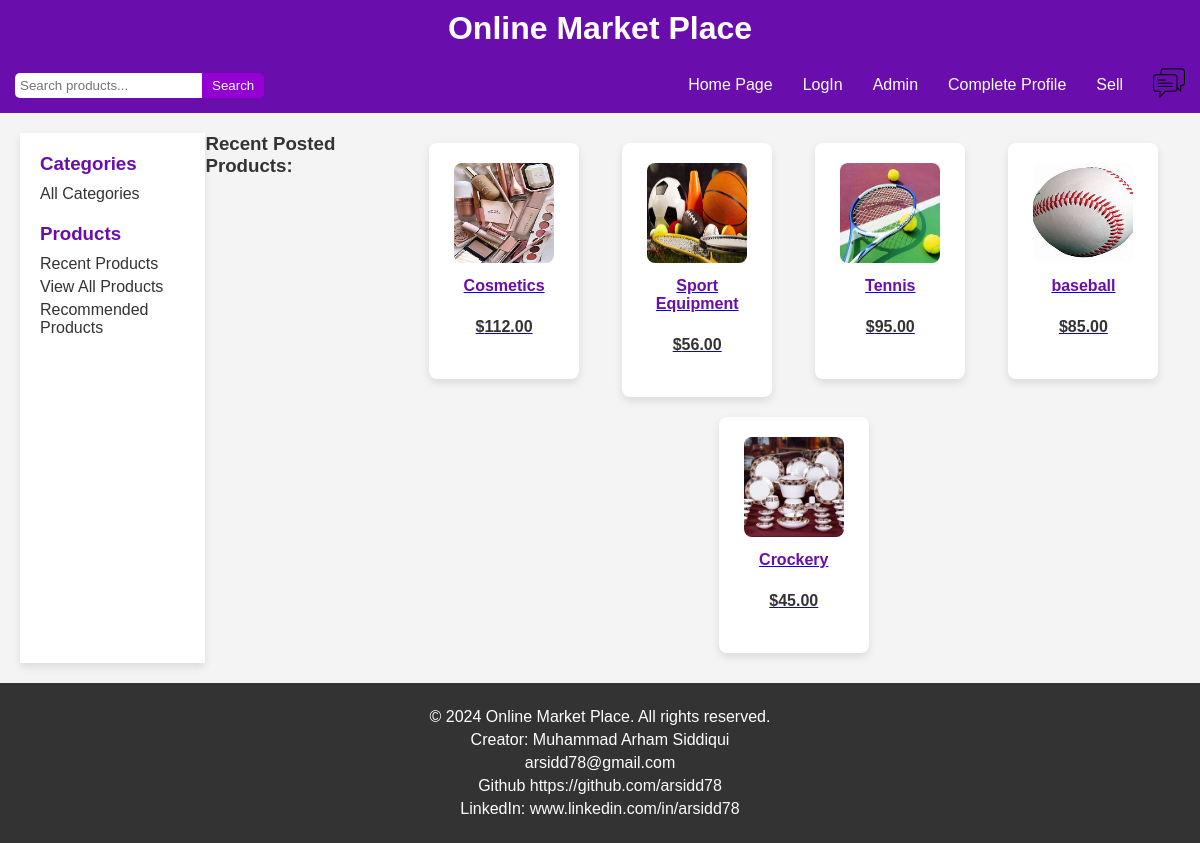
The page / on the database its author committed.
### product/models.py (models this page shows, shortened)
class Products(models.Model):
    name = models.ForeignKey(User,on_delete=models.CASCADE)
    product_name = models.CharField(max_length=200)
    product_description = models.TextField(max_length=500)
    product_price = models.DecimalField('Price',max_digits=7,decimal_places=2)
    product_discounted_price = models.DecimalField('Discounted Price',max_digits=7,decimal_places=2,null=True,blank=True)
    product_delivery_charge = models.IntegerField(default=0)
    product_tax_rate = models.DecimalField(decimal_places=3,max_digits=5, null= True, blank= True)
    product_specification = models.TextField(null= True, blank= True)
    product_posted_date = models.DateField( auto_now_add=True)
    product_images = models.ImageField(upload_to='products/')
    product_images2 = models.ImageField(null=True,blank=True,upload_to='products/')
    product_images3 = models.ImageField(null=True,blank=True,upload_to='products/')
    product_images4 = models.ImageField(null=True,blank=True,upload_to='products/')
    product_images5 = models.ImageField(null=True,blank=True,upload_to='products/')
    categories_choices = product_categories = {
    "ELECTRONICS": "Electronics",
    "CLOTHING & ACCESSORIES": "Clothing & Accessories",
    "HOME & KITCHEN": "Home & Kitchen",
    "BEAUTY & PERSONAL CARE": "Beauty & Personal Care",
    "HEALTH & FITNESS": "Health & Fitness",
    "TOYS & GAMES": "Toys & Games",
    "BOOKS & MEDIA": "Books & Media",
    "AUTOMOTIVE": "Automotive",
    "SPORTS & OUTDOORS": "Sports & Outdoors",
    "PET SUPPLIES": "Pet Supplies",
    "HOME APPLIANCES": "Home Appliances",
    "OFFICE SUPPLIES": "Office Supplies",
    "FURNITURE & DECOR": "Furniture & Decor",
    "JEWELRY & WATCHES": "Jewelry & Watches",
    "BABY & TODDLER": "Baby & Toddler",
    "FOOD & GROCERIES": "Food & Groceries",
    "ARTS & CRAFTS": "Arts & Crafts",
    "MUSICAL INSTRUMENTS": "Musical Instruments",
    "GARDEN & OUTDOOR LIVING": "Garden & Outdoor Living",
    "TRAVEL & LUGGAGE": "Travel & Luggage",
    "SMARTPHONE": "Smartphone",
    "LAPTOP": "Laptop",
    "CAMERA": "Camera",
    "TV": "TV",
    "HEADPHONE": "Headphone",
    "GADGET": "Gadget",
    "APPAREL": "Apparel",
    "BAG": "Bag",
    "JEWELRY": "Jewelry",
    "SUNGLASSES": "Sunglasses",
    "WATCH": "Watch",
    "HOME IMPROVEMENT": "Home Improvement",
    "DECOR": "Decor",
    "KITCHEN APPLIANCES": "Kitchen Appliances",
    "COOKWARE": "Cookware",
    "FURNITURE": "Furniture",
    "SKINCARE": "Skincare",
    "MAKEUP": "Makeup",
    "HAIRCARE": "Haircare",
    "GROOMING": "Grooming",
    "FRAGRANCES": "Fragrances",
    "EXERCISE EQUIPMENT": "Exercise Equipment",
    "NUTRITIONAL SUPPLEMENTS": "Nutritional Supplements",
    "FITNESS TRACKERS": "Fitness Trackers",
    "YOGA MATS": "Yoga Mats",
    "TOYS": "Toys",
    "BOARD GAMES": "Board Games",
    "PUZZLES": "Puzzles",
    "EDUCATIONAL TOYS": "Educational Toys",
    "OUTDOOR PLAY EQUIPMENT": "Outdoor Play Equipment",
    "BOOKS": "Books",
    "E-BOOKS": "E-books",
    "AUDIOBOOKS": "Audiobooks",
    "DVDS": "DVDs",
    "CDS": "CDs",
    "DIGITAL MEDIA": "Digital Media",
    "CAR PARTS": "Car Parts",
    "ACCESSORIES": "Accessories",
    "TOOLS": "Tools",
    "MAINTENANCE SUPPLIES": "Maintenance Supplies",
    "ELECTRONICS": "Electronics",
    "SPORTING EQUIPMENT": "Sporting Equipment",
    "CAMPING GEAR": "Camping Gear",
    "HIKING GEAR": "Hiking Gear",
    "OUTDOOR CLOTHING": "Outdoor Clothing",
    "FOOD": "Food",
    "TOYS": "Toys",
    "GROOMING PRODUCTS": "Grooming Products",
    "BEDS": "Beds",
    "CARRIERS": "Carriers",
    "LARGE APPLIANCES": "Large Appliances",
    "SMALL APPLIANCES": "Small Appliances",
    "STATIONERY": "Stationery",
    "DESK ORGANIZERS": "Desk Organizers",
    "PRINTERS": "Printers",
    "OFFICE FURNITURE": "Office Furniture",
    "TECHNOLOGY ACCESSORIES": "Technology Accessories",
    "SOFAS": "Sofas",
    "CHAIRS": "Chairs",
    "TABLES": "Tables",
    "LIGHTING FIXTURES": "Lighting Fixtures",
    "RUGS": "Rugs",
    "RINGS": "Rings",
    "NECKLACES": "Necklaces",
    "BRACELETS": "Bracelets",
    "EARRINGS": "Earrings",
    "WATCHES": "Watches",
    "CLOTHING": "Clothing",
    "DIAPERS": "Diapers",
    "FEEDING SUPPLIES": "Feeding Supplies",
    "STROLLERS": "Strollers",
    "TOYS": "Toys",
    "NON-PERISHABLE FOOD": "Non-perishable Food",
    "SNACKS": "Snacks",
    "BEVERAGES": "Beverages",
    "GOURMET FOODS": "Gourmet Foods",
    "SPICES": "Spices",
    "ART SUPPLIES": "Art Supplies",
    "CRAFTING MATERIALS": "Crafting Materials",
    "DIY KITS": "DIY Kits",
    "SEWING SUPPLIES": "Sewing Supplies",
    "GUITARS": "Guitars",
    "KEYBOARDS": "Keyboards",
    "DRUMS": "Drums",
    "VIOLINS": "Violins",
    "WIND INSTRUMENTS": "Wind Instruments",
    "GARDENING TOOLS": "Gardening Tools",
    "PLANTS": "Plants",
    "OUTDOOR FURNITURE": "Outdoor Furniture",
    "BBQ GRILLS": "BBQ Grills",
    "LUGGAGE SETS": "Luggage Sets",
    "BACKPACKS": "Backpacks",
    "TRAVEL ACCESSORIES": "Travel Accessories",
    "TOILETRIES": "Toiletries",
    "OUTDOOR GEAR": "Outdoor Gear"
    }
    product_category = models.CharField('category',max_length=100,choices=categories_choices)
    product_quantity = models.IntegerField()
    sellor_name = models.CharField(max_length=100)
    company_name = models.CharField(null= True, blank= True, max_length=200)
    product_website = models.URLField(null= True,blank=True)

### product/views.py (the view)
# urls.py: path('',views.home,name='home'),
def home(request):
    try:
        member = get_object_or_404(Member, user = request.user)
        products = Products.objects.order_by('-product_posted_date')[:5]
        messages_recieved = member.user_messages_received.all()
        unread_messages = 0
        new_sales_order = 0
        try:
            purchase_orders = Purchase.objects.filter(sellor = request.user)
            for order in purchase_orders:
                if order.read == False:
                  new_sales_order +=1
        except:# Incase there is no sale order
            purchase_orders = None
        for msg in messages_recieved:
            if msg.read == False:
                unread_messages+=1
        try:
            items = member.user_interest.all()
            context = {
                'products':products,
                'items':items[:5] ,
                'member':member,
                'request':request,
                'unread_messages':unread_messages,
                'new_sales_order': new_sales_order
            }
        except: # Incase there is no user_interest:
            context = {
                'products':products,
                'request':request,
                'member':member,
                'unread_messages':unread_messages,
                'new_sales_order': new_sales_order
                }
        return render(request,'product/index.html',context=context)
    except :
        products = Products.objects.order_by('-product_posted_date')[:5]
        context = {'products':products}
        return render(request,'product/index.html',context=context)

### product/templates/product/index.html (shortened to what this page needs)
{% load static %}
<!DOCTYPE html>
<html lang="en">
<head>
    <link rel="stylesheet" href="{% static 'product/index_style.css' %}">
</head>
<body>
    <header>
        <h1>Online Market Place</h1>
    </header>
    <nav>
        <div class="search-container">
            <form action="{% url 'product:search' %}" method="post">
                <input type="search" name="search_bar" placeholder="Search products...">
                <input type="submit" value="Search" >
            </form>
        </div>
        <a href="{% url 'product:home' %}">Home Page</a>
        {% if request.user.is_authenticated %}
            <a href="{% url 'registration:signout' %}">LogOut</a>
        {% else %}
            <a href="{% url 'registration:login' %}">LogIn</a>
        {% endif %}
        <a href="/admin/">Admin</a>
        {% if member %}
        <a href="{% url 'member:profile' request.user.username %}">{% if new_sales_order %}<img src="/media/logos/mark_logo.png"  alt="Dot" width="15"> {% endif %}Profile</a>
        {% else %}
        <a href="{% url 'member:register' %}">Complete Profile</a>
        {% endif %}
        <a href="{% url 'member:add_product_page' %}">Sell</a>
        <a href="{% url 'chat:sellor-chat' %}">{{unread_messages}}<img src="/media/logos/chat_logo.png" alt="chat" width="32"></a>
    </nav>
    <div class="main-content">
        <aside class="aside_links">
            <section>
                <h3>Categories</h3>
                <a href="{% url 'product:categories_page' %}">All Categories</a>
            </section>
            <section>
                <h3>Products</h3>
                <a href="{% url 'product:recent_products' %}">Recent Products</a>
                <a href="{% url 'product:view_all' %}">View All Products</a>
                <a href="{% url 'product:recommended'  %}">Recommended Products</a>
            </section>
        </aside>
            <h3>Recent Posted Products:</h3>
            <div class="article_product_list">
                {% for product in products %}
                    <a href="{% url 'product:details' product.id %}" class="product_detailslink">
                        <article class="product_data">
                            <img src="{{ product.product_images.url }}" alt="{{ product.product_name }}" width="100" height="100">
                            <br>
                            <label class="discounted_price">{{ product.product_name }}</label><br>
                            {% if product.product_discounted_price %}
                                <label>${{ product.product_price }} ${{ product.product_discounted_price }}</label><br>
                            {% else %}
                                <label class="price">${{ product.product_price }}</label><br>
                            {% endif %}
                        </article>
                    </a>
                {% endfor %}
            </div>
        </div>
    <footer>
        <p>&copy; 2024 Online Market Place. All rights reserved.</p>
        <p>Creator: Muhammad Arham Siddiqui</p>
        <p>arsidd78@gmail.com</p>
        <p>Github <a href="https://github.com/arsidd78">https://github.com/arsidd78</a></p>
        <p>LinkedIn: <a href="www.linkedin.com/in/arsidd78">www.linkedin.com/in/arsidd78</a></p>
    </footer>
</body>
</html>

### product/static/product/index_style.css (style rules this page uses)
* { margin: 0; padding: 0; box-sizing: border-box; font-family: Arial, sans-serif; }
html, body { height: 100%; background-color: #f4f4f4; color: #333; display: flex; flex-direction: column; }
header { background-color: #6a0dad; color: white; padding: 10px 0; text-align: center; }
.search-container { flex-grow: 1; }
.search-container form { display: flex; }
.search-container input[type="search"] { padding: 5px; border: none; margin-left: 15px; border-radius: 5px 0 0 5px; }
.search-container input[type="submit"] { padding: 5px 10px; border: none; background-color: #9400d3; color: white; border-radius: 0 5px 5px 0; cursor: pointer; }
nav { background-color: #6a0dad; display: flex; justify-content: center; align-items: center; padding: 10px 0; }
nav .search-container { display: flex; align-items: center; margin-right: 20px; }
nav input[type="search"] { padding: 5px 10px; border: 2px solid #ddd; border-radius: 20px 0 0 20px; outline: none; }
nav a { color: white; text-decoration: none; margin: 0 15px; transition: color 0.3s; }
.main-content { display: flex; flex-grow: 1; padding: 20px; }
.aside_links { background-color: white; padding: 20px; width: 200px; box-shadow: 0 4px 8px rgba(0, 0, 0, 0.1); }
.aside_links section { margin-bottom: 20px; }
.aside_links h3 { color: #6a0dad; margin-bottom: 10px; }
.aside_links a { color: #333; text-decoration: none; display: block; margin-bottom: 5px; transition: color 0.3s; }
.user_interest, .article_product_list { display: flex; flex-wrap: wrap; justify-content: space-around; }
.user_interest article, .article_product_list .product_data { background-color: white; border-radius: 8px; box-shadow: 0 4px 8px rgba(0, 0, 0, 0.1); margin: 10px; padding: 20px; text-align: center; width: 150px; transition: transform 0.3s, box-shadow 0.3s; }
.user_interest img, .article_product_list img { border-radius: 8px; margin-bottom: 10px; }
.user_interest label, .article_product_list label { display: block; margin-bottom: 5px; }
.discounted_price { color: #6a0dad; font-weight: bold; }
.price { color: #333; font-weight: bold; }
footer { background-color: #333; color: white; padding: 20px; text-align: center; margin-top: auto; }
footer p { margin: 5px 0; }
footer a { color: #fcfbfc; text-decoration: none; }

### rows shown on the page
Products: product_images (picture), product_name "Cosmetics", product_price "112.00"
Products: product_images (picture), product_name "Sport Equipment", product_price "56.00"
Products: product_images (picture), product_name "Tennis", product_price "95.00"
Products: product_images (picture), product_name "baseball", product_price "85.00"
Products: product_images (picture), product_name "Crockery", product_price "45.00"
